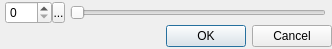
<?xml version="1.0" encoding="UTF-8"?>
<ui version="4.0">
 <class>ArraySize</class>
 <widget class="QDialog" name="ArraySize">
  <property name="windowModality">
   <enum>Qt::ApplicationModal</enum>
  </property>
  <property name="geometry">
   <rect>
    <x>0</x>
    <y>0</y>
    <width>332</width>
    <height>49</height>
   </rect>
  </property>
  <property name="windowTitle">
   <string>Array Size</string>
  </property>
  <property name="windowIcon">
   <iconset resource="gui_icons.qrc">
    <normaloff>:/icons/openrpgmaker.png</normaloff>:/icons/openrpgmaker.png</iconset>
  </property>
  <property name="styleSheet">
   <string notr="true">.QFrame
{
	border-width: 1px;
	border-style: solid;
	border-color: palette(window-text);
}

.QFrame&gt;QLabel
{
	border-width: 0px;
	background-color: palette(window-text);
	color: palette(window);
	font-weight: bold;
}

.QFrame&gt;QCheckBox
{
	background-color: palette(window-text);
	border-width: 0px;
	border-style: none;
	color: palette(window);
	spacing: 3px;
	font-weight: bold;
	padding: 0px 0px 0px 3px;
}

.QFrame&gt;QCheckBox::indicator
{
	min-width: 8px;
	max-width: 8px;
	min-height: 8px;
	max-height: 8px;
	width: 8px;
	height: 8px;
	border-width: 2px;
	border-radius: 0px;
	border-style: ridge;
	border-color: palette(mid);
}

.QFrame&gt;QCheckBox::indicator:unchecked
{
	background-color: palette(base);
}

.QFrame&gt;QCheckBox::indicator:checked
{
	background-color: palette(window-text);
}

.QFrame&gt;QCheckBox::indicator:hover
{
	border-color: palette(highlight);
}</string>
  </property>
  <layout class="QVBoxLayout">
   <property name="spacing">
    <number>0</number>
   </property>
   <property name="margin">
    <number>0</number>
   </property>
   <item>
    <layout class="QHBoxLayout">
     <item>
      <widget class="QWidget" name="widget" native="true">
       <property name="sizePolicy">
        <sizepolicy hsizetype="Fixed" vsizetype="Fixed">
         <horstretch>0</horstretch>
         <verstretch>0</verstretch>
        </sizepolicy>
       </property>
       <layout class="QHBoxLayout" name="horizontalLayout">
        <property name="spacing">
         <number>0</number>
        </property>
        <property name="margin">
         <number>0</number>
        </property>
        <item>
         <widget class="QSpinBox" name="arraySpinBox">
          <property name="accelerated">
           <bool>true</bool>
          </property>
          <property name="maximum">
           <number>255</number>
          </property>
         </widget>
        </item>
        <item>
         <widget class="SpinBoxSideButton" name="arraySpinButton">
          <property name="minimumSize">
           <size>
            <width>13</width>
            <height>21</height>
           </size>
          </property>
          <property name="maximumSize">
           <size>
            <width>13</width>
            <height>21</height>
           </size>
          </property>
          <property name="text">
           <string>...</string>
          </property>
          <property name="icon">
           <iconset resource="gui_icons.qrc">
            <normaloff>:/icons/spinBoxSideButton.png</normaloff>:/icons/spinBoxSideButton.png</iconset>
          </property>
          <property name="iconSize">
           <size>
            <width>8</width>
            <height>16</height>
           </size>
          </property>
         </widget>
        </item>
       </layout>
      </widget>
     </item>
     <item>
      <widget class="QSlider" name="arraySlider">
       <property name="sizePolicy">
        <sizepolicy hsizetype="Fixed" vsizetype="Fixed">
         <horstretch>0</horstretch>
         <verstretch>0</verstretch>
        </sizepolicy>
       </property>
       <property name="minimumSize">
        <size>
         <width>256</width>
         <height>0</height>
        </size>
       </property>
       <property name="maximum">
        <number>255</number>
       </property>
       <property name="orientation">
        <enum>Qt::Horizontal</enum>
       </property>
      </widget>
     </item>
    </layout>
   </item>
   <item>
    <widget class="QDialogButtonBox" name="buttonBox">
     <property name="orientation">
      <enum>Qt::Horizontal</enum>
     </property>
     <property name="standardButtons">
      <set>QDialogButtonBox::Cancel|QDialogButtonBox::Ok</set>
     </property>
    </widget>
   </item>
  </layout>
 </widget>
 <customwidgets>
  <customwidget>
   <class>SpinBoxSideButton</class>
   <extends>QToolButton</extends>
   <header>spinboxsidebutton.h</header>
  </customwidget>
 </customwidgets>
 <resources>
  <include location="gui_icons.qrc"/>
 </resources>
 <connections>
  <connection>
   <sender>buttonBox</sender>
   <signal>accepted()</signal>
   <receiver>ArraySize</receiver>
   <slot>accept()</slot>
   <hints>
    <hint type="sourcelabel">
     <x>248</x>
     <y>254</y>
    </hint>
    <hint type="destinationlabel">
     <x>157</x>
     <y>274</y>
    </hint>
   </hints>
  </connection>
  <connection>
   <sender>buttonBox</sender>
   <signal>rejected()</signal>
   <receiver>ArraySize</receiver>
   <slot>reject()</slot>
   <hints>
    <hint type="sourcelabel">
     <x>316</x>
     <y>260</y>
    </hint>
    <hint type="destinationlabel">
     <x>286</x>
     <y>274</y>
    </hint>
   </hints>
  </connection>
  <connection>
   <sender>arraySpinBox</sender>
   <signal>valueChanged(int)</signal>
   <receiver>arraySlider</receiver>
   <slot>setValue(int)</slot>
   <hints>
    <hint type="sourcelabel">
     <x>77</x>
     <y>82</y>
    </hint>
    <hint type="destinationlabel">
     <x>191</x>
     <y>81</y>
    </hint>
   </hints>
  </connection>
  <connection>
   <sender>arraySlider</sender>
   <signal>valueChanged(int)</signal>
   <receiver>arraySpinBox</receiver>
   <slot>setValue(int)</slot>
   <hints>
    <hint type="sourcelabel">
     <x>191</x>
     <y>81</y>
    </hint>
    <hint type="destinationlabel">
     <x>77</x>
     <y>82</y>
    </hint>
   </hints>
  </connection>
 </connections>
</ui>
